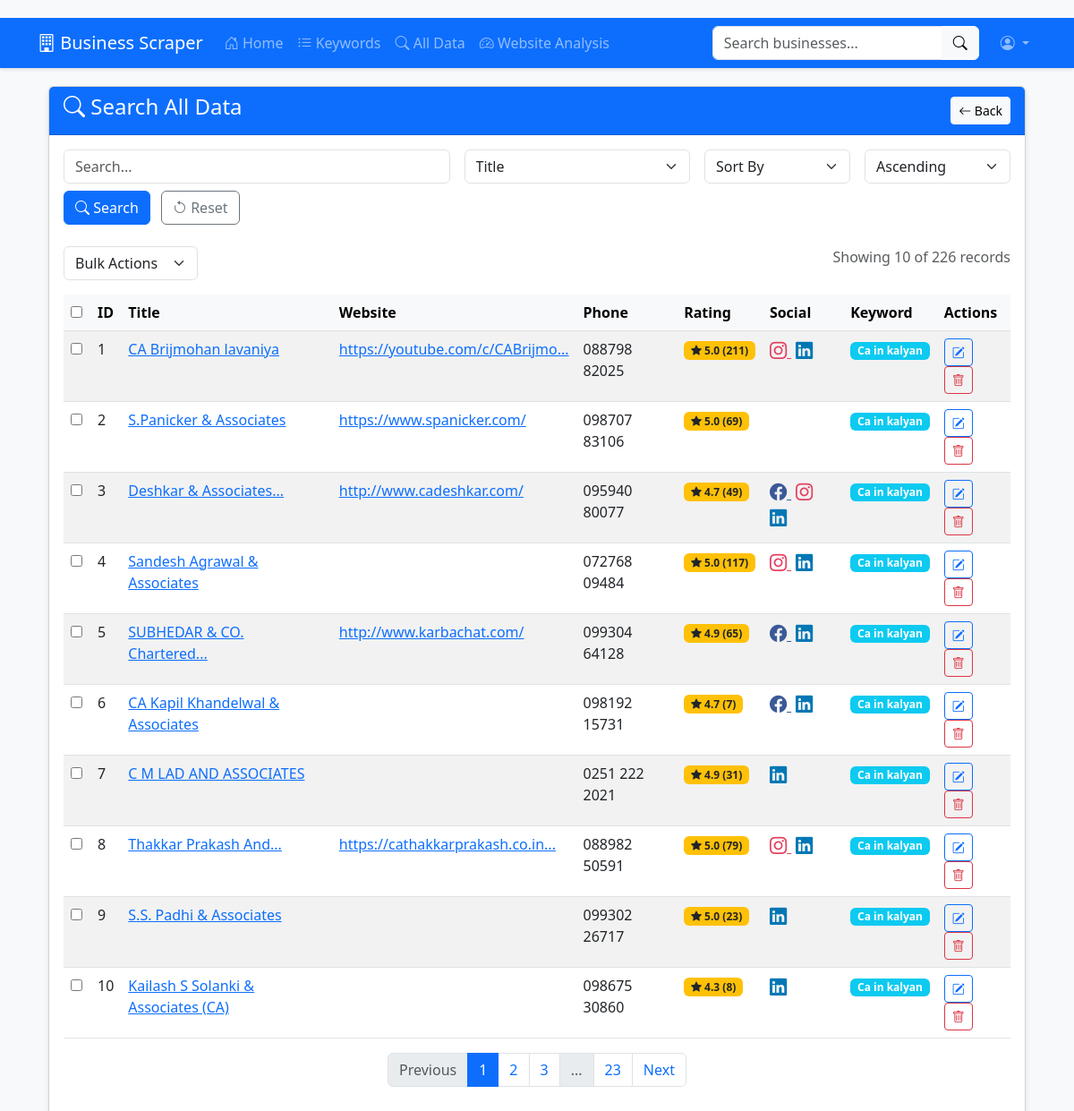
Page /searchalldata on the earlier database version.
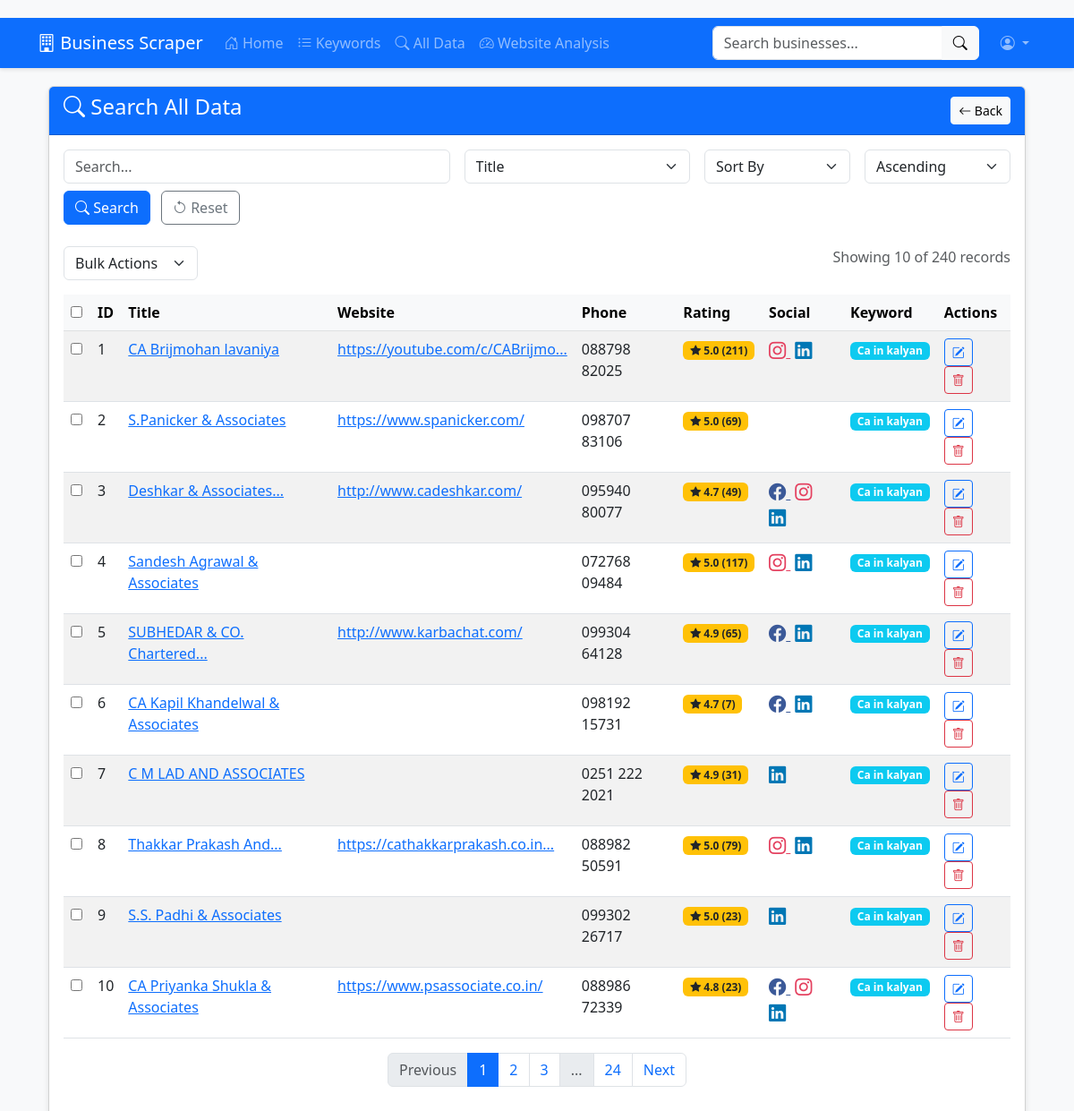
Same page on the later database version.
### app.py (models this page shows)
class SearchResult(db.Model):
    id = db.Column(db.Integer, primary_key=True)
    keyword_id = db.Column(db.Integer, db.ForeignKey('keyword.id'), nullable=False)
    title = db.Column(db.String(200), nullable=True)
    link = db.Column(db.String(500), nullable=True)
    website = db.Column(db.String(500), nullable=True)
    stars = db.Column(db.Float, nullable=True)
    reviews = db.Column(db.Integer, nullable=True)
    phone = db.Column(db.String(20), nullable=True)
    facebook = db.Column(db.String(500), nullable=True)
    instagram = db.Column(db.String(500), nullable=True)
    linkedin = db.Column(db.String(500), nullable=True)
    twitter = db.Column(db.String(500), nullable=True)
    scraped_at = db.Column(db.DateTime, default=datetime.utcnow)
    keyword = db.relationship('Keyword', backref='results')

class Keyword(db.Model):
    id = db.Column(db.Integer, primary_key=True)
    keyword = db.Column(db.String(200), nullable=False)
    status = db.Column(db.String(20), default='pending')  # pending, in_progress, completed
    created_at = db.Column(db.DateTime, default=datetime.utcnow)
    completed_at = db.Column(db.DateTime, nullable=True)

### app.py (the view)
@app.route('/searchalldata', methods=['GET', 'POST'])
def search_all_data():
    page = request.args.get('page', 1, type=int)
    per_page = 10  # Items per page
    if request.method == 'POST':
        search_query = request.form.get('search_query', '')
        field = request.form.get('search_field', 'title')
        sort_by = request.form.get('sort_by', 'id')
        sort_order = request.form.get('sort_order', 'asc')
    else:
        search_query = request.args.get('search_query', '')
        field = request.args.get('search_field', 'title')
        sort_by = request.args.get('sort_by', 'id')
        sort_order = request.args.get('sort_order', 'asc')
    if request.method == 'POST':
        search_query = request.form.get('search_query', '')
        field = request.form.get('search_field', 'title')
        if field == 'title':
            query = SearchResult.query.filter(SearchResult.title.contains(search_query))
        elif field == 'phone':
            query = SearchResult.query.filter(SearchResult.phone.contains(search_query))
        elif field == 'website':
            query = SearchResult.query.filter(SearchResult.website.contains(search_query))
        elif field == 'keyword':
            query = SearchResult.query.join(Keyword).filter(Keyword.keyword.contains(search_query))
        else:
            query = SearchResult.query
        if 'bulk_action' in request.form:
            selected_ids = request.form.getlist('selected_ids')
            if selected_ids:
                if request.form['bulk_action'] == 'delete':
                    SearchResult.query.filter(SearchResult.id.in_(selected_ids)).delete()
                    db.session.commit()
                    flash(f'{len(selected_ids)} records deleted successfully!', 'success')
        sort_by = request.form.get('sort_by', 'id')
        sort_order = request.form.get('sort_order', 'asc')
        if sort_by and sort_order:
            if sort_order == 'asc':
                query = query.order_by(getattr(SearchResult, sort_by).asc())
            else:
                query = query.order_by(getattr(SearchResult, sort_by).desc())
    else:
        search_query = request.args.get('search_query', '')
        field = request.args.get('search_field', 'title')
        sort_by = request.args.get('sort_by', 'id')
        sort_order = request.args.get('sort_order', 'asc')
        if field == 'title':
            query = SearchResult.query.filter(SearchResult.title.contains(search_query))
        elif field == 'phone':
            query = SearchResult.query.filter(SearchResult.phone.contains(search_query))
        elif field == 'website':
            query = SearchResult.query.filter(SearchResult.website.contains(search_query))
        elif field == 'keyword':
            query = SearchResult.query.join(Keyword).filter(Keyword.keyword.contains(search_query))
        else:
            query = SearchResult.query
        if sort_by and sort_order:
            if sort_order == 'asc':
                query = query.order_by(getattr(SearchResult, sort_by).asc())
            else:
                query = query.order_by(getattr(SearchResult, sort_by).desc())
    results = query.paginate(page=page, per_page=per_page, error_out=False)
    return render_template(
        'searchalldata.html',
        results=results,
        search_query=search_query,
        search_field=field,
        sort_by=sort_by,
        sort_order=sort_order
    )

### templates/searchalldata.html (shortened to what this page needs)
{% extends "base.html" %}
{% block content %}
<div class="container main-content">
<div class="card">
    <div class="card-header bg-primary text-white d-flex justify-content-between align-items-center">
        <h4><i class="bi bi-search"></i> Search All Data</h4>
        <div>
            <a href="{{ url_for('index') }}" class="btn btn-light btn-sm">
                <i class="bi bi-arrow-left"></i> Back
            </a>
        </div>
    </div>
    <div class="card-body">
        <form method="POST" action="{{ url_for('search_all_data') }}" class="mb-4">
            <div class="row g-3">
                <div class="col-md-5">
                    <input type="text" name="search_query" class="form-control"
                           value="{{ search_query }}" placeholder="Search...">
                </div>
                <div class="col-md-3">
                    <select name="search_field" class="form-select">
                        <option value="title" {% if search_field=='title' %}selected{% endif %}>Title</option>
                    </select>
                </div>
                <div class="col-md-2">
                    <select name="sort_by" class="form-select">
                        <option value="id" {% if sort_by=='id' %}selected{% endif %}>Sort By</option>
                    </select>
                </div>
                <div class="col-md-2">
                    <select name="sort_order" class="form-select">
                        <option value="asc" {% if sort_order=='asc' %}selected{% endif %}>Ascending</option>
                    </select>
                </div>
                <div class="col-md-12 mt-2">
                    <button type="submit" class="btn btn-primary me-2">
                        <i class="bi bi-search"></i> Search
                    </button>
                    <a href="{{ url_for('search_all_data') }}" class="btn btn-outline-secondary">
                        <i class="bi bi-arrow-counterclockwise"></i> Reset
                    </a>
                </div>
            </div>
        </form>
        <form method="POST" action="{{ url_for('search_all_data') }}" id="bulkForm">
            <div class="d-flex justify-content-between mb-3">
                <div>
                    <select name="bulk_action" class="form-select me-2" style="width: 150px;" onchange="confirmBulkAction()">
                        <option value="">Bulk Actions</option>
                    </select>
                </div>
                <div class="text-muted">
                    Showing {{ results.items|length }} of {{ results.total }} records
                </div>
            </div>
            <div class="table-responsive">
                <table class="table table-hover table-striped">
                    <thead class="table-light">
                        <tr>
                            <th width="30">
                                <input type="checkbox" id="selectAll" onclick="toggleSelectAll()">
                            </th>
                            <th>ID</th>
                            <th>Title</th>
                            <th>Website</th>
                            <th>Phone</th>
                            <th>Rating</th>
                            <th>Social</th>
                            <th>Keyword</th>
                            <th>Actions</th>
                        </tr>
                    </thead>
                    <tbody>
                        {% for result in results.items %}
                        <tr>
                            <td><input type="checkbox" name="selected_ids" value="{{ result.id }}"></td>
                            <td>{{ result.id }}</td>
                            <td>
                                <a href="#" data-bs-toggle="modal" data-bs-target="#editModal{{ result.id }}">
                                    {{ result.title|truncate(30) }}
                                </a>
                            </td>
                            <td>
                                {% if result.website %}
                                <a href="{{ result.website }}" target="_blank">
                                    {{ result.website|urlize(30, true) }}
                                </a>
                                {% endif %}
                            </td>
                            <td>{{ result.phone }}</td>
                            <td>
                                {% if result.stars %}
                                <span class="badge bg-warning text-dark">
                                    <i class="bi bi-star-fill"></i> {{ result.stars }}
                                    {% if result.reviews %}({{ result.reviews }}){% endif %}
                                </span>
                                {% endif %}
                            </td>
                            <td>
                                {% if result.facebook %}
                                <a href="{{ result.facebook }}" target="_blank" class="social-icon facebook">
                                    <i class="bi bi-facebook"></i>
                                </a>
                                {% endif %}
                                {% if result.instagram %}
                                <a href="{{ result.instagram }}" target="_blank" class="social-icon instagram">
                                    <i class="bi bi-instagram"></i>
                                </a>
                                {% endif %}
                                {% if result.linkedin %}
                                <a href="{{ result.linkedin }}" target="_blank" class="social-icon linkedin">
                                    <i class="bi bi-linkedin"></i>
                                </a>
                                {% endif %}
                            </td>
                            <td>
                                <span class="badge bg-info">
                                    {{ result.keyword.keyword|truncate(15) }}
                                </span>
                            </td>
                            <td>
                                <button class="btn btn-sm btn-outline-primary" data-bs-toggle="modal"
                                        data-bs-target="#editModal{{ result.id }}">
                                    <i class="bi bi-pencil-square"></i>
                                </button>
                                <form method="POST" action="{{ url_for('delete_result', result_id=result.id) }}"
                                      class="d-inline" onsubmit="return confirm('Delete this record?')">
                                    <button type="submit" class="btn btn-sm btn-outline-danger">
                                        <i class="bi bi-trash"></i>
                                    </button>
                                </form>
                            </td>
                        </tr>
                        {% else %}
                        <tr>
                            <td colspan="9" class="text-center text-muted py-4">No records found</td>
                        </tr>
                        {% endfor %}
                    </tbody>
                </table>
            </div>
            <nav aria-label="Page navigation">
                <ul class="pagination justify-content-center">
                    {% if results.has_prev %}
                    <li class="page-item">
                        <a class="page-link" href="{{ url_for('search_all_data', page=results.prev_num,
                            search_query=search_query, search_field=search_field, sort_by=sort_by, sort_order=sort_order) }}">
                            Previous
                        </a>
                    </li>
                    {% else %}
                    <li class="page-item disabled">
                        <span class="page-link">Previous</span>
                    </li>
                    {% endif %}
                    {% for page_num in results.iter_pages(left_edge=1, right_edge=1, left_current=2, right_current=2) %}
                        {% if page_num %}
                            {% if results.page == page_num %}
                            <li class="page-item active">
                                <span class="page-link">{{ page_num }}</span>
                            </li>
                            {% else %}
                            <li class="page-item">
                                <a class="page-link" href="{{ url_for('search_all_data', page=page_num,
                                    search_query=search_query, search_field=search_field, sort_by=sort_by, sort_order=sort_order) }}">
                                    {{ page_num }}
                                </a>
                            </li>
                            {% endif %}
                        {% else %}
                            <li class="page-item disabled">
                                <span class="page-link">...</span>
                            </li>
                        {% endif %}
                    {% endfor %}
                    {% if results.has_next %}
                    <li class="page-item">
                        <a class="page-link" href="{{ url_for('search_all_data', page=results.next_num,
                            search_query=search_query, search_field=search_field, sort_by=sort_by, sort_order=sort_order) }}">
                            Next
                        </a>
                    </li>
                    {% else %}
                    <li class="page-item disabled">
                        <span class="page-link">Next</span>
                    </li>
                    {% endif %}
                </ul>
            </nav>
        </form>
    </div>
</div>
</div>
{% endblock %}

Differences in the rows shown:
changed SearchResult id 10: title "Kailash S Solanki & Associates (CA)" → "CA Priyanka Shukla & Associates"; website (not shown) → "https://www.psassociate.co.in/"; phone "098675 30860" → "088986 72339"; stars "4.3" → "4.8"; reviews "8" → "23"
Other differences:
{{ results.total }}: "226" → "240"
new list line: "24"
list line gone: "23"
